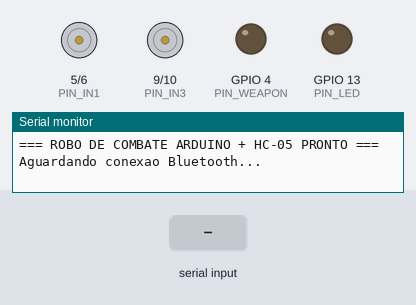
A sketch run on a simulated ESP32. Shown: motor-driver pin pairs drawn as motors (green arrow = first pin HIGH = forward, orange = second pin HIGH = backward, longer = more drive), output pins drawn as LEDs (lit = HIGH), the last lines printed to the serial monitor. The test bench sets the inputs (shaded band).

Above: at 1.2 s.
1.3 s: "F" received over the second serial link
At 1.7 s:
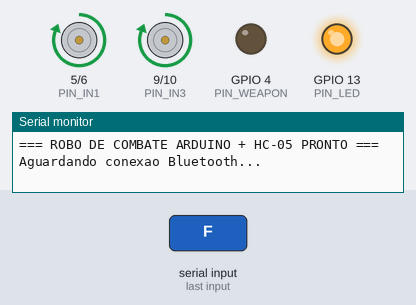
3.3 s: "B" received over the second serial link
At 3.7 s:
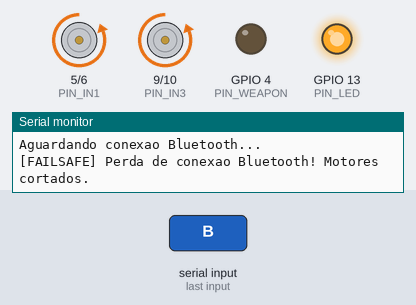
5.3 s: "L" received over the second serial link
At 5.7 s:
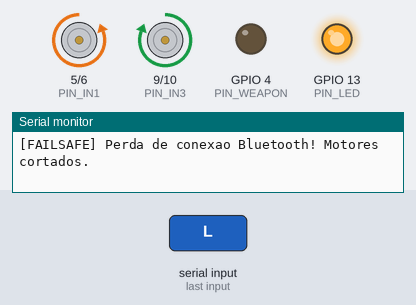
7.3 s: "R" received over the second serial link
At 7.7 s:
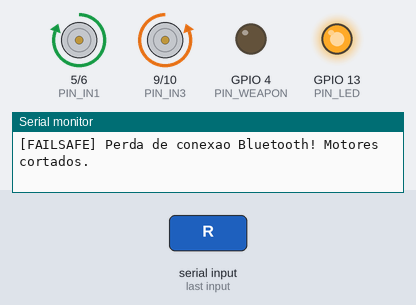
9.3 s: "G" received over the second serial link
At 9.7 s:
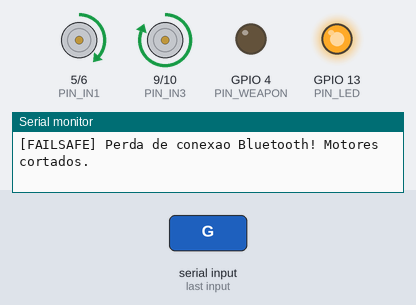
11.3 s: "I" received over the second serial link
At 11.7 s:
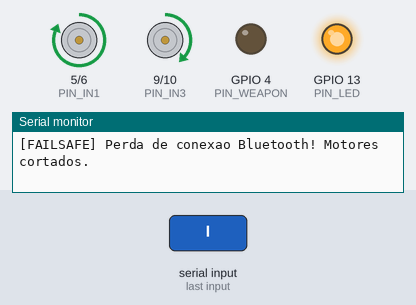
Timing chart, 0 to 14.3 s (numbered marks = the images above; inputs shaded):
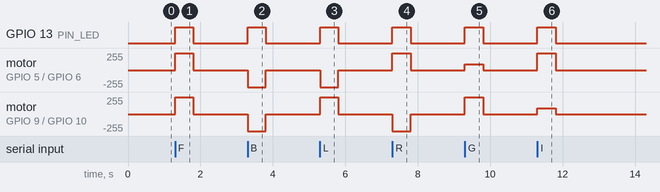

Measured:
- after the input at 1.3 s, GPIO 13 (PIN_LED): LOW → HIGH at once, → LOW 0.50 s later; motor on GPIO 5 (PIN_IN1) / GPIO 6 (PIN_IN2), motor on GPIO 9 (PIN_IN3) / GPIO 10 (PIN_IN4): stopped → forward 255/255 at once, → stopped 0.50 s later
- after the input at 3.3 s, GPIO 13 (PIN_LED): LOW → HIGH at once, → LOW 0.50 s later; motor on GPIO 5 (PIN_IN1) / GPIO 6 (PIN_IN2), motor on GPIO 9 (PIN_IN3) / GPIO 10 (PIN_IN4): stopped → backward 255/255 at once, → stopped 0.50 s later
- after the input at 5.3 s, GPIO 13 (PIN_LED): LOW → HIGH at once, → LOW 0.50 s later; motor on GPIO 5 (PIN_IN1) / GPIO 6 (PIN_IN2): stopped → backward 255/255 at once, → stopped 0.50 s later; motor on GPIO 9 (PIN_IN3) / GPIO 10 (PIN_IN4): stopped → forward 255/255 at once, → stopped 0.50 s later
- after the input at 7.3 s, GPIO 13 (PIN_LED): LOW → HIGH at once, → LOW 0.50 s later; motor on GPIO 5 (PIN_IN1) / GPIO 6 (PIN_IN2): stopped → forward 255/255 at once, → stopped 0.50 s later; motor on GPIO 9 (PIN_IN3) / GPIO 10 (PIN_IN4): stopped → backward 255/255 at once, → stopped 0.50 s later
- after the input at 9.3 s, GPIO 13 (PIN_LED): LOW → HIGH at once, → LOW 0.50 s later; motor on GPIO 5 (PIN_IN1) / GPIO 6 (PIN_IN2): stopped → forward 85/255 at once, → stopped 0.50 s later; motor on GPIO 9 (PIN_IN3) / GPIO 10 (PIN_IN4): stopped → forward 255/255 at once, → stopped 0.50 s later
- after the input at 11.3 s, GPIO 13 (PIN_LED): LOW → HIGH at once, → LOW 0.50 s later; motor on GPIO 5 (PIN_IN1) / GPIO 6 (PIN_IN2): stopped → forward 255/255 at once, → stopped 0.50 s later; motor on GPIO 9 (PIN_IN3) / GPIO 10 (PIN_IN4): stopped → forward 85/255 at once, → stopped 0.50 s later

The sketch:

robo_combate_arduino_hc05.ino
```cpp
/*
 * =====================================================================================
 * PROJETO: Robô de Combate com Arduino (Uno / Nano) + Módulo Bluetooth HC-05
 *
 * Descrição:
 *  Controle remoto para robô de batalha via Bluetooth usando Arduino e módulo HC-05.
 *  Compatível com o aplicativo "Bluetooth RC Controller" e terminais seriais Bluetooth.
 *
 * Mapeamento dos Pinos:
 *  - Pinos 2 e 3: Comunicação SoftwareSerial com o HC-05 (RX=2, TX=3)
 *  - Pinos 5 e 6: Motor Esquerdo (IN1 e IN2 - Pinos PWM)
 *  - Pinos 9 e 10: Motor Direito (IN3 e IN4 - Pinos PWM)
 *  - Pino 4: Gatilho da Arma/Atuador (Relé ou MOSFET)
 *  - Pino 13: LED onboard indicador de status
 *
 * Segurança de Combate:
 *  - SISTEMA FAILSAFE: Se o celular sair de alcance ou perder o sinal por mais de 500ms,
 *    todos os motores e a arma são desligados imediatamente.
 * =====================================================================================
 */

#include <SoftwareSerial.h>

// ==========================================
// CONFIGURAÇÃO DO MÓDULO HC-05 (SoftwareSerial)
// ==========================================
// Pino 2 do Arduino vai no TXD do HC-05
// Pino 3 do Arduino vai no RXD do HC-05 (através de divisor resistivo 1k/2k)
const int BT_RX = 2;
const int BT_TX = 3;
SoftwareSerial bluetooth(BT_RX, BT_TX);

// ==========================================
// MAPEAMENTO DOS MOTORES E ATUADORES
// ==========================================
// Motor Esquerdo (Pinos PWM do Arduino Uno/Nano)
const int PIN_IN1 = 5;
const int PIN_IN2 = 6;

// Motor Direito (Pinos PWM do Arduino Uno/Nano)
const int PIN_IN3 = 9;
const int PIN_IN4 = 10;

// Arma / Atuador de Combate (Gatilho para Relé ou Módulo MOSFET)
const int PIN_WEAPON = 4;

// LED Onboard
const int PIN_LED = 13;

// ==========================================
// VARIÁVEIS DE CONTROLE E FAILSAFE
// ==========================================
const unsigned long FAILSAFE_TIMEOUT_MS = 500; // Tempo máximo sem comando antes do corte
unsigned long lastCommandTime = 0;
bool failsafeTriggered = true;

int currentSpeed = 255;      // Velocidade atual (0 a 255)
bool weaponActive = false;   // Estado da arma

// ==========================================
// FUNÇÕES DE MOVIMENTAÇÃO DOS MOTORES
// ==========================================

// Parar todos os motores
void stopMotors() {
  analogWrite(PIN_IN1, 0);
  analogWrite(PIN_IN2, 0);
  analogWrite(PIN_IN3, 0);
  analogWrite(PIN_IN4, 0);
}

// Avançar (Frente)
void moveForward(int speed) {
  analogWrite(PIN_IN1, speed);
  analogWrite(PIN_IN2, 0);
  analogWrite(PIN_IN3, speed);
  analogWrite(PIN_IN4, 0);
}

// Recuar (Ré)
void moveBackward(int speed) {
  analogWrite(PIN_IN1, 0);
  analogWrite(PIN_IN2, speed);
  analogWrite(PIN_IN3, 0);
  analogWrite(PIN_IN4, speed);
}

// Giro no próprio eixo à Esquerda (Tank Turn)
void spinLeft(int speed) {
  analogWrite(PIN_IN1, 0);
  analogWrite(PIN_IN2, speed);
  analogWrite(PIN_IN3, speed);
  analogWrite(PIN_IN4, 0);
}

// Giro no próprio eixo à Direita (Tank Turn)
void spinRight(int speed) {
  analogWrite(PIN_IN1, speed);
  analogWrite(PIN_IN2, 0);
  analogWrite(PIN_IN3, 0);
  analogWrite(PIN_IN4, speed);
}

// Curva suave para a Esquerda
void turnLeft(int speed) {
  analogWrite(PIN_IN1, speed / 3);
  analogWrite(PIN_IN2, 0);
  analogWrite(PIN_IN3, speed);
  analogWrite(PIN_IN4, 0);
}

// Curva suave para a Direita
void turnRight(int speed) {
  analogWrite(PIN_IN1, speed);
  analogWrite(PIN_IN2, 0);
  analogWrite(PIN_IN3, speed / 3);
  analogWrite(PIN_IN4, 0);
}

// Controle da Arma
void setWeapon(bool active) {
  weaponActive = active;
  digitalWrite(PIN_WEAPON, active ? HIGH : LOW);
}

// ==========================================
// SETUP INICIAL
// ==========================================
void setup() {
  // Inicializa comunicação serial com o computador (para depuração)
  Serial.begin(9600);

  // Inicializa comunicação com o módulo HC-05 (o padrão de fábrica é 9600 baud)
  bluetooth.begin(9600);

  // Configuração dos pinos como saída
  pinMode(PIN_IN1, OUTPUT);
  pinMode(PIN_IN2, OUTPUT);
  pinMode(PIN_IN3, OUTPUT);
  pinMode(PIN_IN4, OUTPUT);
  pinMode(PIN_WEAPON, OUTPUT);
  pinMode(PIN_LED, OUTPUT);

  // Inicia com tudo desligado
  stopMotors();
  setWeapon(false);
  digitalWrite(PIN_LED, LOW);

  Serial.println(F("=== ROBO DE COMBATE ARDUINO + HC-05 PRONTO ==="));
  Serial.println(F("Aguardando conexao Bluetooth..."));

  lastCommandTime = millis();
}

// ==========================================
// LOOP PRINCIPAL
// ==========================================
void loop() {
  // Verifica se recebeu dados do módulo Bluetooth HC-05
  if (bluetooth.available()) {
    char cmd = bluetooth.read();

    // Reinicia o relógio do Failsafe
    lastCommandTime = millis();
    failsafeTriggered = false;
    digitalWrite(PIN_LED, HIGH);

    // Processa o comando recebido do app Bluetooth RC Controller
    switch (cmd) {
      // Movimentação principal
      case 'F': // Frente
        moveForward(currentSpeed);
        break;
      case 'B': // Ré
        moveBackward(currentSpeed);
        break;
      case 'L': // Giro sobre o eixo à esquerda
        spinLeft(currentSpeed);
        break;
      case 'R': // Giro sobre o eixo à direita
        spinRight(currentSpeed);
        break;
      case 'G': // Curva frente-esquerda
        turnLeft(currentSpeed);
        break;
      case 'I': // Curva frente-direita
        turnRight(currentSpeed);
        break;
      case 'S': // Parar
      case 'D': // Parada geral do app
        stopMotors();
        break;

      // Controle de Arma / Atuador
      case 'W': // Liga Arma (ou toggle)
      case 'X': // Triângulo / Botão de ação
        setWeapon(!weaponActive);
        bluetooth.println(weaponActive ? F("ARMA: ON") : F("ARMA: OFF"));
        break;
      case 'w': // Desliga Arma
        setWeapon(false);
        break;

      // Ajustes de Velocidade (0 a 9 e 'q' para 100%)
      case '0': currentSpeed = 0; break;
      case '1': currentSpeed = 40; break;
      case '2': currentSpeed = 65; break;
      case '3': currentSpeed = 90; break;
      case '4': currentSpeed = 115; break;
      case '5': currentSpeed = 140; break;
      case '6': currentSpeed = 165; break;
      case '7': currentSpeed = 190; break;
      case '8': currentSpeed = 215; break;
      case '9': currentSpeed = 240; break;
      case 'q': currentSpeed = 255; break;
    }
  }

  // =======================================================
  // SISTEMA DE SEGURANÇA (FAILSAFE WATCHDOG)
  // Se passar mais de 500ms sem receber dados do celular:
  // corta imediatamente tração e arma.
  // =======================================================
  if (!failsafeTriggered && (millis() - lastCommandTime > FAILSAFE_TIMEOUT_MS)) {
    failsafeTriggered = true;
    stopMotors();
    setWeapon(false);
    digitalWrite(PIN_LED, LOW);
    Serial.println(F("[FAILSAFE] Perda de conexao Bluetooth! Motores cortados."));
  }
}
```
